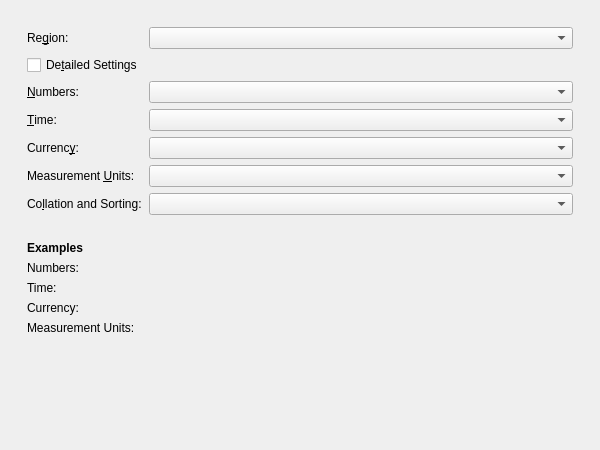
<?xml version="1.0" encoding="UTF-8"?>
<ui version="4.0">
 <author>Sebastian Kuegler</author>
 <class>LocaleConfig</class>
 <widget class="QWidget" name="LocaleConfig">
  <property name="geometry">
   <rect>
    <x>0</x>
    <y>0</y>
    <width>600</width>
    <height>450</height>
   </rect>
  </property>
  <layout class="QVBoxLayout" name="verticalLayout">
   <item>
    <spacer name="verticalSpacer_2">
     <property name="orientation">
      <enum>Qt::Vertical</enum>
     </property>
     <property name="sizeType">
      <enum>QSizePolicy::Fixed</enum>
     </property>
     <property name="sizeHint" stdset="0">
      <size>
       <width>20</width>
       <height>16</height>
      </size>
     </property>
    </spacer>
   </item>
   <item>
    <layout class="QGridLayout" name="gridLayout">
     <item row="0" column="1">
      <layout class="QFormLayout" name="formLayout">
       <property name="fieldGrowthPolicy">
        <enum>QFormLayout::ExpandingFieldsGrow</enum>
       </property>
       <property name="horizontalSpacing">
        <number>6</number>
       </property>
       <property name="verticalSpacing">
        <number>6</number>
       </property>
       <item row="0" column="0">
        <widget class="QLabel" name="label_10">
         <property name="text">
          <string>Re&amp;gion:</string>
         </property>
         <property name="alignment">
          <set>Qt::AlignLeading|Qt::AlignLeft|Qt::AlignVCenter</set>
         </property>
         <property name="buddy">
          <cstring>comboGlobal</cstring>
         </property>
        </widget>
       </item>
       <item row="0" column="1">
        <widget class="LXQtLocale::ComboBox" name="comboGlobal">
         <property name="sizePolicy">
          <sizepolicy hsizetype="Expanding" vsizetype="Fixed">
           <horstretch>0</horstretch>
           <verstretch>0</verstretch>
          </sizepolicy>
         </property>
         <property name="minimumSize">
          <size>
           <width>300</width>
           <height>0</height>
          </size>
         </property>
        </widget>
       </item>
       <item row="1" column="0">
        <widget class="QCheckBox" name="checkDetailed">
         <property name="text">
          <string>De&amp;tailed Settings</string>
         </property>
        </widget>
       </item>
       <item row="2" column="0">
        <widget class="QLabel" name="labelNumbers">
         <property name="text">
          <string>&amp;Numbers:</string>
         </property>
         <property name="alignment">
          <set>Qt::AlignLeading|Qt::AlignLeft|Qt::AlignVCenter</set>
         </property>
         <property name="buddy">
          <cstring>comboNumbers</cstring>
         </property>
        </widget>
       </item>
       <item row="2" column="1">
        <widget class="LXQtLocale::ComboBox" name="comboNumbers">
         <property name="sizePolicy">
          <sizepolicy hsizetype="Expanding" vsizetype="Fixed">
           <horstretch>0</horstretch>
           <verstretch>0</verstretch>
          </sizepolicy>
         </property>
         <property name="minimumSize">
          <size>
           <width>300</width>
           <height>0</height>
          </size>
         </property>
        </widget>
       </item>
       <item row="3" column="0">
        <widget class="QLabel" name="labelTime">
         <property name="text">
          <string>&amp;Time:</string>
         </property>
         <property name="alignment">
          <set>Qt::AlignLeading|Qt::AlignLeft|Qt::AlignVCenter</set>
         </property>
         <property name="buddy">
          <cstring>comboTime</cstring>
         </property>
        </widget>
       </item>
       <item row="3" column="1">
        <widget class="LXQtLocale::ComboBox" name="comboTime">
         <property name="sizePolicy">
          <sizepolicy hsizetype="Expanding" vsizetype="Fixed">
           <horstretch>0</horstretch>
           <verstretch>0</verstretch>
          </sizepolicy>
         </property>
         <property name="minimumSize">
          <size>
           <width>300</width>
           <height>0</height>
          </size>
         </property>
        </widget>
       </item>
       <item row="4" column="0">
        <widget class="QLabel" name="labelCurrency">
         <property name="text">
          <string>Currenc&amp;y:</string>
         </property>
         <property name="alignment">
          <set>Qt::AlignLeading|Qt::AlignLeft|Qt::AlignVCenter</set>
         </property>
         <property name="buddy">
          <cstring>comboCurrency</cstring>
         </property>
        </widget>
       </item>
       <item row="4" column="1">
        <widget class="LXQtLocale::ComboBox" name="comboCurrency">
         <property name="sizePolicy">
          <sizepolicy hsizetype="Expanding" vsizetype="Fixed">
           <horstretch>0</horstretch>
           <verstretch>0</verstretch>
          </sizepolicy>
         </property>
         <property name="minimumSize">
          <size>
           <width>300</width>
           <height>0</height>
          </size>
         </property>
        </widget>
       </item>
       <item row="5" column="0">
        <widget class="QLabel" name="labelMeasurement">
         <property name="text">
          <string>Measurement &amp;Units:</string>
         </property>
         <property name="alignment">
          <set>Qt::AlignLeading|Qt::AlignLeft|Qt::AlignVCenter</set>
         </property>
         <property name="buddy">
          <cstring>comboMeasurement</cstring>
         </property>
        </widget>
       </item>
       <item row="5" column="1">
        <widget class="LXQtLocale::ComboBox" name="comboMeasurement">
         <property name="sizePolicy">
          <sizepolicy hsizetype="Expanding" vsizetype="Fixed">
           <horstretch>0</horstretch>
           <verstretch>0</verstretch>
          </sizepolicy>
         </property>
         <property name="minimumSize">
          <size>
           <width>300</width>
           <height>0</height>
          </size>
         </property>
        </widget>
       </item>
       <item row="6" column="0">
        <widget class="QLabel" name="labelCollate">
         <property name="text">
          <string>Co&amp;llation and Sorting:</string>
         </property>
         <property name="alignment">
          <set>Qt::AlignLeading|Qt::AlignLeft|Qt::AlignVCenter</set>
         </property>
         <property name="buddy">
          <cstring>comboCollate</cstring>
         </property>
        </widget>
       </item>
       <item row="6" column="1">
        <widget class="LXQtLocale::ComboBox" name="comboCollate">
         <property name="sizePolicy">
          <sizepolicy hsizetype="Expanding" vsizetype="Fixed">
           <horstretch>0</horstretch>
           <verstretch>0</verstretch>
          </sizepolicy>
         </property>
         <property name="minimumSize">
          <size>
           <width>300</width>
           <height>0</height>
          </size>
         </property>
        </widget>
       </item>
       <item row="7" column="0">
        <widget class="QLabel" name="label_6">
         <property name="text">
          <string/>
         </property>
         <property name="alignment">
          <set>Qt::AlignLeading|Qt::AlignLeft|Qt::AlignTop</set>
         </property>
        </widget>
       </item>
       <item row="8" column="0">
        <widget class="QLabel" name="labelMeasurement_2">
         <property name="text">
          <string>&lt;b&gt;Examples&lt;/b&gt;</string>
         </property>
         <property name="alignment">
          <set>Qt::AlignLeading|Qt::AlignLeft|Qt::AlignVCenter</set>
         </property>
        </widget>
       </item>
       <item row="9" column="0">
        <widget class="QLabel" name="lexNumbers">
         <property name="text">
          <string>Numbers:</string>
         </property>
         <property name="alignment">
          <set>Qt::AlignLeading|Qt::AlignLeft|Qt::AlignTop</set>
         </property>
        </widget>
       </item>
       <item row="9" column="1">
        <widget class="QLabel" name="exampleNumbers">
         <property name="text">
          <string/>
         </property>
         <property name="alignment">
          <set>Qt::AlignLeading|Qt::AlignLeft|Qt::AlignTop</set>
         </property>
        </widget>
       </item>
       <item row="10" column="0">
        <widget class="QLabel" name="lexTime">
         <property name="text">
          <string>Time:</string>
         </property>
         <property name="alignment">
          <set>Qt::AlignLeading|Qt::AlignLeft|Qt::AlignTop</set>
         </property>
        </widget>
       </item>
       <item row="10" column="1">
        <widget class="QLabel" name="exampleTime">
         <property name="text">
          <string/>
         </property>
         <property name="alignment">
          <set>Qt::AlignLeading|Qt::AlignLeft|Qt::AlignTop</set>
         </property>
        </widget>
       </item>
       <item row="11" column="0">
        <widget class="QLabel" name="lexCurrency">
         <property name="text">
          <string>Currency:</string>
         </property>
         <property name="alignment">
          <set>Qt::AlignLeading|Qt::AlignLeft|Qt::AlignTop</set>
         </property>
        </widget>
       </item>
       <item row="11" column="1">
        <widget class="QLabel" name="exampleCurrency">
         <property name="text">
          <string/>
         </property>
         <property name="alignment">
          <set>Qt::AlignLeading|Qt::AlignLeft|Qt::AlignTop</set>
         </property>
        </widget>
       </item>
       <item row="12" column="0">
        <widget class="QLabel" name="lexMeasurement_2">
         <property name="text">
          <string>Measurement Units:</string>
         </property>
         <property name="alignment">
          <set>Qt::AlignLeading|Qt::AlignLeft|Qt::AlignTop</set>
         </property>
        </widget>
       </item>
       <item row="12" column="1">
        <widget class="QLabel" name="exampleMeasurement">
         <property name="text">
          <string/>
         </property>
         <property name="alignment">
          <set>Qt::AlignLeading|Qt::AlignLeft|Qt::AlignTop</set>
         </property>
        </widget>
       </item>
      </layout>
     </item>
     <item row="0" column="2">
      <spacer name="horizontalSpacer_2">
       <property name="orientation">
        <enum>Qt::Horizontal</enum>
       </property>
       <property name="sizeType">
        <enum>QSizePolicy::Fixed</enum>
       </property>
       <property name="sizeHint" stdset="0">
        <size>
         <width>16</width>
         <height>20</height>
        </size>
       </property>
      </spacer>
     </item>
     <item row="0" column="0">
      <spacer name="horizontalSpacer">
       <property name="orientation">
        <enum>Qt::Horizontal</enum>
       </property>
       <property name="sizeType">
        <enum>QSizePolicy::Fixed</enum>
       </property>
       <property name="sizeHint" stdset="0">
        <size>
         <width>16</width>
         <height>20</height>
        </size>
       </property>
      </spacer>
     </item>
    </layout>
   </item>
   <item>
    <spacer name="verticalSpacer_3">
     <property name="orientation">
      <enum>Qt::Vertical</enum>
     </property>
     <property name="sizeHint" stdset="0">
      <size>
       <width>20</width>
       <height>32</height>
      </size>
     </property>
    </spacer>
   </item>
   <item>
    <widget class="QLabel" name="label_5">
     <property name="text">
      <string/>
     </property>
    </widget>
   </item>
  </layout>
 </widget>
 <customwidgets>
  <customwidget>
   <class>LXQtLocale::ComboBox</class>
   <extends>QComboBox</extends>
   <header>combobox.h</header>
  </customwidget>
 </customwidgets>
 <resources/>
 <connections/>
</ui>
